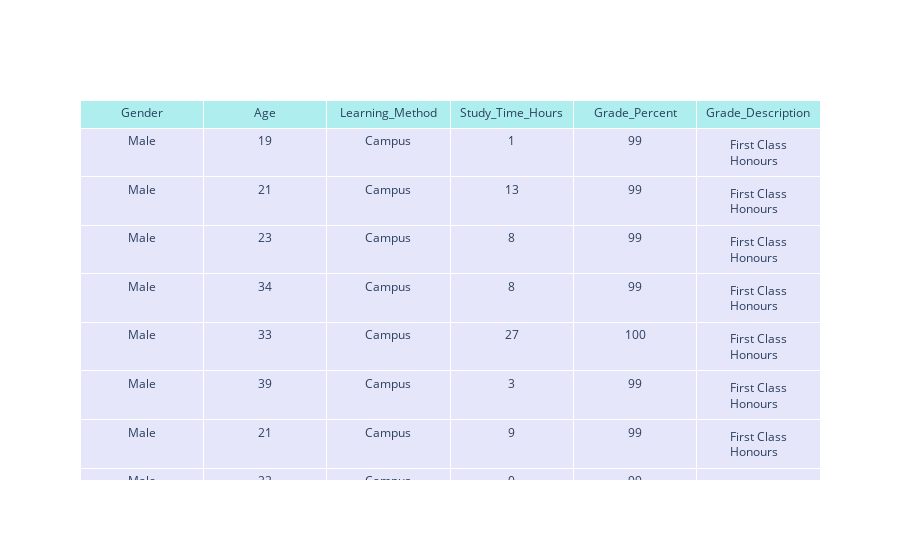

Source (notebook cell):
### Code cell
# Extract data of men who study on campus
campusLearningMale = Male.loc[Male["Learning_Method"]== "Campus"]

fig = go.Figure(data=[go.Table(
    header=dict(values=list(campusLearningMale.columns), # Get column header created above in simulation
                fill_color='paleturquoise', # Add colour
                align='center'), # Align 
    
    # Next fill the table with the data generated from the arrays and round when necessary
    cells=dict(values=[campusLearningMale.Gender, campusLearningMale.Age, campusLearningMale.Learning_Method, campusLearningMale.Study_Time_Hours.round(),
                      campusLearningMale.Grade_Percent.round(), campusLearningMale.Grade_Description],
               fill_color='lavender', # Add colour
               align='center')) # Align
])
fig.show() # Display Graph

### Figure 1 — Plotly figure (JSON) as saved in the notebook; plotly's stock layout.template omitted (floating-point values rounded to 4 significant figures; data arrays with more than 128 entries replaced by an {"elided": "..."} marker saying what was removed)
{"data": [{"cells": {"align": "center", "fill": {"color": "lavender"}, "values": {"elided": "6x54 mixed values"}}, "header": {"align": "center", "fill": {"color": "paleturquoise"}, "values": ["Gender", "Age", "Learning_Method", "Study_Time_Hours", "Grade_Percent", "Grade_Description"]}, "type": "table"}], "layout": {}}
